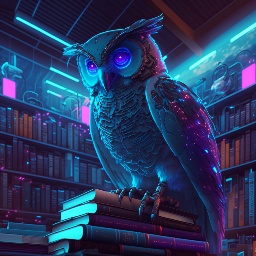
#> input picture Vision artificial/Tarea 3/imagen1.jpg, 256 x 256 px
$ python -i operador_frei_chen.py   (imports and definitions only)
#> lines starting #> are read from the running program, lines starting #| are printed output that depends on the picture
#> further down, picture is the input picture: shape (256, 256, 3); mean B, G, R 95.4, 56.5, 40.9
#import alibrerias
import cv2
import numpy as np

def operador_frei_chen(imagen):
    #Converte la imagen a escala de grises
    imagen_gris = cv2.cvtColor(imagen, cv2.COLOR_BGR2GRAY)
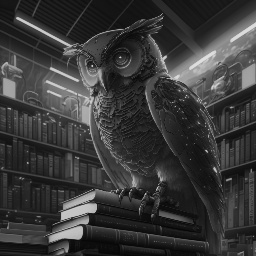
#> imagen_gris: shape (256, 256); min 5, max 225, mean 56.3

    #Define los kernels del operador Frei-Chen
    kernel_x = np.array([[-1, -np.sqrt(2), -1], [0, 0, 0], [1, np.sqrt(2), 1]])
    kernel_y = np.array([[-1, 0, 1], [-np.sqrt(2), 0, np.sqrt(2)], [-1, 0, 1]])

    #Aplicarel filtro Frei-Chen en las direcciones X y Y
    freichen_x = cv2.filter2D(imagen_gris, -1, kernel_x)
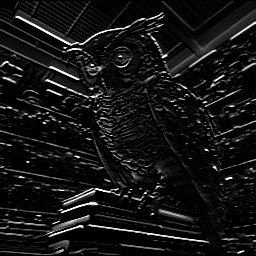
#> freichen_x: shape (256, 256); min 0, max 255, mean 19.5
    freichen_y = cv2.filter2D(imagen_gris, -1, kernel_y)
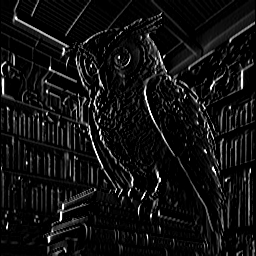
#> freichen_y: shape (256, 256); min 0, max 255, mean 17.7

    #Calcula el módulo del gradiente
    gradiente = np.hypot(freichen_x, freichen_y)
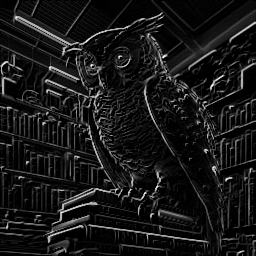
#> gradiente: shape (256, 256) float16; min 0, max 360.5, mean 33.6; drawn with min black and max white

    #Normaliza el gradiente a escala de 0 a 255
    gradiente = (gradiente / np.max(gradiente)) * 255
    gradiente = np.uint8(gradiente)

    return gradiente

>>> import cv2
>>> picture = cv2.imread('../imagen1.jpg')
>>> result = operador_frei_chen(picture)

$ run again, on Vision artificial/Tarea 3/imagen2.jpg
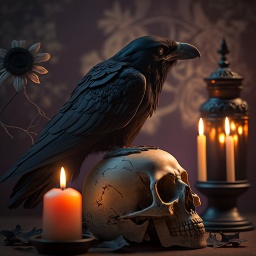
#> input picture Vision artificial/Tarea 3/imagen2.jpg, 256 x 256 px
#> picture is the input picture: shape (256, 256, 3); mean B, G, R 38.8, 42.8, 59.5
#> in operador_frei_chen, `imagen_gris = cv2.cvtColor(imagen, cv2.COLOR_BGR2GRAY)`:
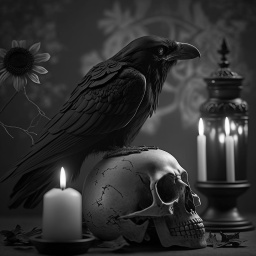
#> imagen_gris: shape (256, 256); min 0, max 254, mean 47.3
#> in operador_frei_chen, `gradiente = np.hypot(freichen_x, freichen_y)`:
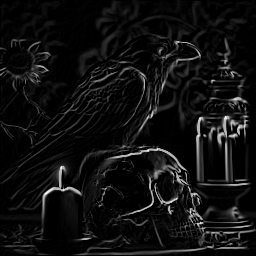
#> gradiente: shape (256, 256) float16; min 0, max 360.5, mean 22.8; drawn with min black and max white
